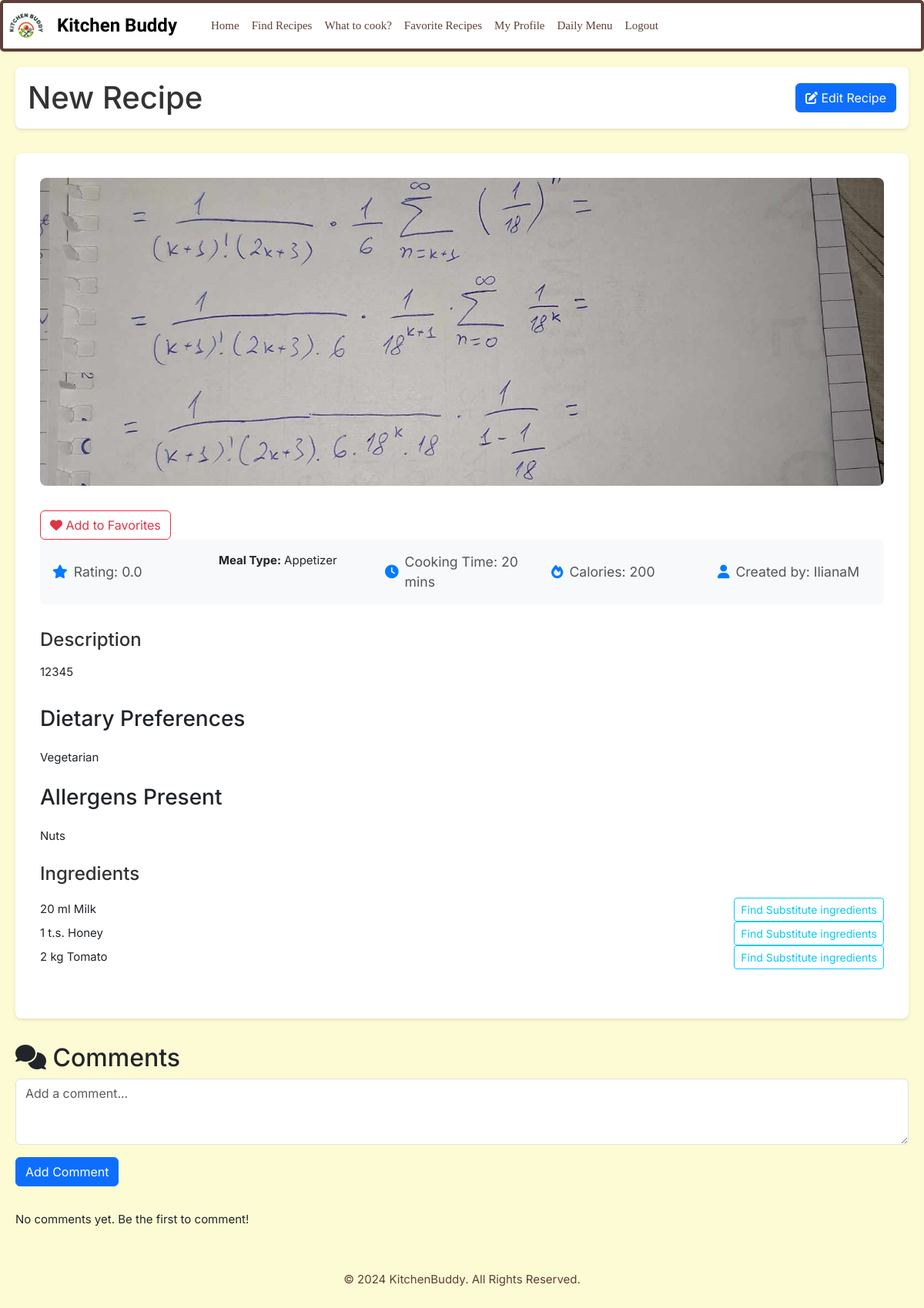
The app's page /recipes/18/ (signed in) with its own data.
### recipe/models.py (models this page shows, shortened)
class Recipe(models.Model):
    user = models.ForeignKey(User, on_delete=models.CASCADE, related_name="recipe")
    title = models.CharField(max_length=150)
    ingredients = models.ManyToManyField(Ingredient, through='IngredientsDetails', related_name='recipe_ingredient')
    description = models.TextField()
    cooking_time = models.PositiveIntegerField(validators=[MinValueValidator(1)], null=True, blank=True)
    calories = models.PositiveIntegerField(validators=[MinValueValidator(1), MaxValueValidator(2000)], null=True, blank=True)
    image = models.ImageField(upload_to='recipes/', null=True, blank=True)
    dish_type = models.CharField(max_length=10, choices=DISH_TYPE, default='main')
    favourite = models.ManyToManyField(User, related_name='favourite_recipe', blank=True)
    average_rating = models.DecimalField(max_digits=3, decimal_places=2, default=0)
    ratings_count = models.PositiveBigIntegerField(default=0)
    diet = models.ManyToManyField(Diet, related_name='recipe_diet', blank=True)
    allergies = models.ManyToManyField(Allergy, related_name='recipe_allergies', blank=True)
    class Meta:
        ordering = ['title']
        unique_together = ['title', 'image']

class IngredientsDetails(models.Model):
    recipe = models.ForeignKey(Recipe, on_delete=models.CASCADE)
    ingredient = models.ForeignKey(Ingredient, on_delete=models.CASCADE)
    quantity = models.PositiveBigIntegerField()
    amount = models.CharField(max_length=10) #mg, ml , etc
    class Meta:
        unique_together = ['recipe', 'ingredient']

### foodPreference/models.py (models this page shows, shortened)
class Diet(models.Model):
    name = models.CharField(max_length=20, unique=True)

class Allergy(models.Model):
    name=models.CharField(max_length=20, unique=True)

### ingredients/models.py (models this page shows, shortened)
class Ingredient(models.Model):
    INGREDIENT_CATEGORY = [('fruits', 'Fruits'), ('vegetables', 'Vegetables'), ('dairy', 'Dairy'), ('meat', 'Meat'), ('grains', 'Grains'), ('spices', 'Spieces')]
    name = models.CharField(max_length=50, unique=True)
    category = models.CharField(max_length=20, choices=INGREDIENT_CATEGORY)
    class Meta:
        ordering = ['category', 'name']

### recipe/views.py (the view)
# urls.py: path('<int:recipe_id>/', views.recipe_details, name='recipe_details'),
@login_required
def recipe_details(request, recipe_id):
    recipe = get_object_or_404(Recipe, id=recipe_id)
    ingredients = IngredientsDetails.objects.filter(recipe=recipe)
    comments = recipe.comment.all()
    is_favourite_recipe = recipe.favourite.filter(id=request.user.id).exists()
    context = {
        'recipe': recipe,
        'ingredients': ingredients,
        'comments': comments,
        'is_favourite_recipe': is_favourite_recipe
    }
    return render(request, 'recipe/recipe_details.html', context)

### recipe/templates/recipe/recipe_details.html (shortened to what this page needs)
{% extends "base.html" %}
{% load static %}
{% block content %}
<link rel="stylesheet" type="text/css" href="{% static 'recipe/recipe_details.css' %}" />
<div class="recipe-header">
    <h1 class="recipe-title">{{ recipe.title }}</h1>
    {% if request.user == recipe.user %}
    <a href="{% url 'recipe_update' recipe_id=recipe.id %}" class="btn btn-primary edit-recipe-btn">
        <i class="fas fa-edit"></i> Edit Recipe
    </a>
    {% endif %}
</div>
<div class="recipe-sections">
    <section class="recipe-section">
        <div class="recipe-content">
            {% if recipe.image %}
                <div class="recipe-main-image">
                    <img src="{{ recipe.image.url }}" alt="{{ recipe.title }}">
                </div>
            {% endif %}
            {% if user.is_authenticated %}
                <a href="{% url 'add_remove_favourite' recipe.id %}" class="btn {% if is_favorite_recipe %}btn-danger{% else %}btn-outline-danger{% endif %} favorite-btn">
                    <i class="fas fa-heart"></i>
                    {% if is_favorite_recipe %}
                        Remove from Favorites
                    {% else %}
                        Add to Favorites
                    {% endif %}
                </a>
            {% endif %}
            <div class="recipe-stats">
                <div class="stat-item">
                    <i class="fas fa-star"></i>
                    <span>Rating: {{ recipe.average_rating|floatformat:1 }}</span>
                </div>
                <div class="recipe-info">
                    <p><strong>Meal Type:</strong>
                        {% if recipe.dish_type == 'breakfast' %}
                            Breakfast
                        {% elif recipe.dish_type == 'starter' %}
                            Appetizer
                        {% elif recipe.dish_type == 'main' %}
                            Main Course
                        {% elif recipe.dish_type == 'dessert' %}
                            Dessert
                        {% endif %}
                    </p>
                </div>
                <div class="stat-item">
                    <i class="fas fa-clock"></i>
                    <span>Cooking Time: {{ recipe.cooking_time }} mins</span>
                </div>
                <div class="stat-item">
                    <i class="fas fa-fire"></i>
                    <span>Calories: {{ recipe.calories }}</span>
                </div>
                <div class="stat-item">
                    <i class="fas fa-user"></i>
                    <span>Created by: {{ recipe.user.username }}</span>
                </div>
            </div>
            <div class="recipe-description">
                <h3>Description</h3>
                <p>{{ recipe.description }}</p>
            </div>
            <div class="recipe-diets">
                <h3>Dietary Preferences</h3>
                <ul class="ingredients-list">
                    {% for diet in recipe.diet.all %}
                        <li class="ingredient-item">
                            {{ diet.name }}
                        </li>
                    {% empty %}
                        <li>No dietary preferences listed</li>
                    {% endfor %}
                </ul>
            </div>
            <div class="recipe-allergens">
                <h3>Allergens Present</h3>
                <ul class="ingredients-list">
                    {% for allergen in recipe.allergies.all %}
                        <li class="ingredient-item">
                            {{ allergen.name }}
                        </li>
                    {% empty %}
                        <li>No allergens listed</li>
                    {% endfor %}
                </ul>
            </div>
            <div class="recipe-ingredients">
                <h3>Ingredients</h3>
                <ul class="ingredients-list">
                    {% for ingredient in ingredients %}
                    <li class="list-group-item d-flex justify-content-between align-items-center">
                        <span>{{ ingredient.quantity }} {{ ingredient.amount }} {{ ingredient.ingredient.name }}</span>
                        <a href="{% url 'show_substitutes' ingredient.ingredient.id recipe.id %}"
                            class="btn btn-outline-info btn-sm">
                            Find Substitute ingredients
                        </a>
                    </li>
                    {% empty %}
                        <li>No ingredients listed</li>
                    {% endfor %}
                </ul>
            </div>
        </div>
    </section>
    <section class="recipe-section">
        <h2 class="section-title">
            <i class="fas fa-comments"></i>
            Comments
        </h2>
        <div class="comment-form">
            <form method="POST" action="{% url 'add_comment' recipe.id %}">
                <div class="mb-3">
                    <textarea class="form-control" name="comment" rows="3" placeholder="Add a comment..." required></textarea>
                </div>
                <button type="submit" class="btn btn-primary">Add Comment</button>
            </form>
        </div>
        <div class="comments-list">
            {% for comment in comments %}
                <div class="comment-card">
                    <div class="comment-header">
                        <span class="comment-author">{{ comment.user.username }}</span>
                        <span class="comment-date">{{ comment.created_at|date:"M d, Y" }}</span>
                    </div>
                    <div class="comment-content">
                        {{ comment.comment }}
                    </div>
                </div>
            {% empty %}
                <p class="no-comments-message">No comments yet. Be the first to comment!</p>
            {% endfor %}
        </div>
    </section>
</div>
{% endblock %}

### static/css/base.css (style rules this page uses)
html { height: 100%; }
body { background-color: #fdfbd4; font-family: "Inter", sans-serif; font-size: 15px; line-height: 1.5; box-sizing: border-box; margin: 0; min-height: 100vh; display: flex; flex-direction: column; position: relative; overflow: scroll; width: 100%; }

### recipe/static/recipe/recipe_details.css (style rules this page uses)
.recipe-header { display: flex; justify-content: space-between; align-items: center; margin-bottom: 2rem; padding: 1rem; background-color: #fff; border-radius: 8px; box-shadow: 0 2px 4px rgba(0,0,0,0.1); }
.recipe-title { font-size: 2.5rem; margin: 0; color: #333; }
.recipe-content { background-color: #fff; border-radius: 8px; box-shadow: 0 2px 4px rgba(0,0,0,0.1); padding: 2rem; margin-bottom: 2rem; }
.recipe-main-image { width: 100%; height: 400px; overflow: hidden; border-radius: 8px; margin-bottom: 2rem; }
.recipe-main-image img { width: 100%; height: 100%; object-fit: cover; }
.recipe-stats { display: grid; grid-template-columns: repeat(auto-fit, minmax(200px, 1fr)); gap: 1rem; margin-bottom: 2rem; padding: 1rem; background-color: #f8f9fa; border-radius: 8px; }
.stat-item { display: flex; align-items: center; gap: 0.5rem; font-size: 1.1rem; color: #555; }
.stat-item i { color: #007bff; }
.recipe-description, .recipe-ingredients { margin-bottom: 2rem; }
.recipe-description h3, .recipe-ingredients h3 { color: #333; margin-bottom: 1rem; font-size: 1.5rem; }
.comment-form { margin-bottom: 2rem; }
.comments-list { display: flex; flex-direction: column; gap: 1rem; }
.ingredients-list { list-style: none; padding: 0; margin: 15px 0; }
.ingredient-item { padding: 8px 0; border-bottom: 1px solid #eee; }
.ingredient-item:last-child { border-bottom: none; }

### records on screen
Recipe: title "New Recipe", image (picture), average_rating "0.0", cooking_time "20", calories "200", user.username "IlianaM", description "12345"
Diet: name "Vegetarian"
Allergy: name "Nuts"
IngredientsDetails: quantity "20", amount "ml", ingredient.name "Milk"
IngredientsDetails: quantity "1", amount "t.s.", ingredient.name "Honey"
IngredientsDetails: quantity "2", amount "kg", ingredient.name "Tomato"
